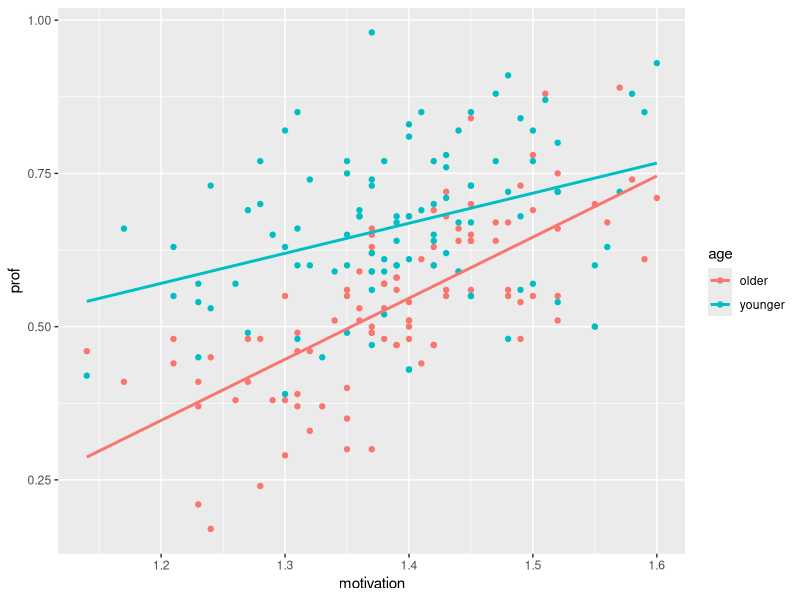
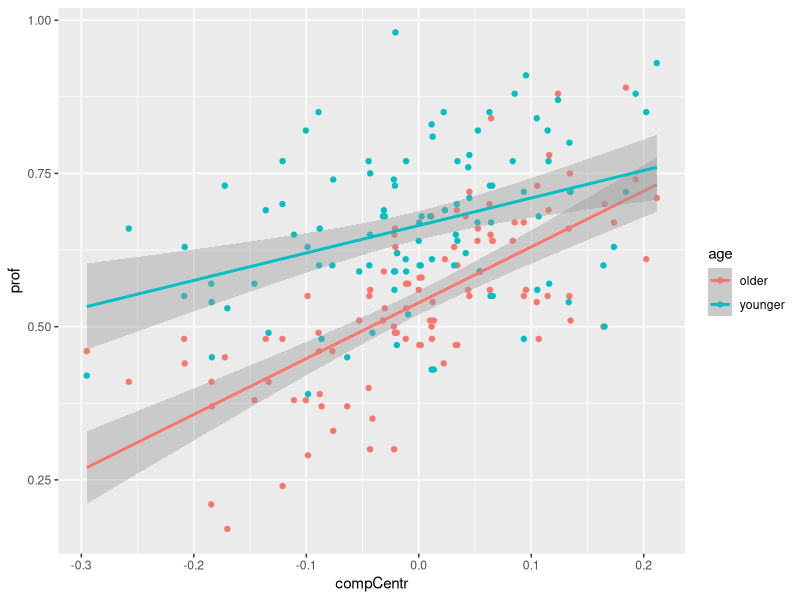
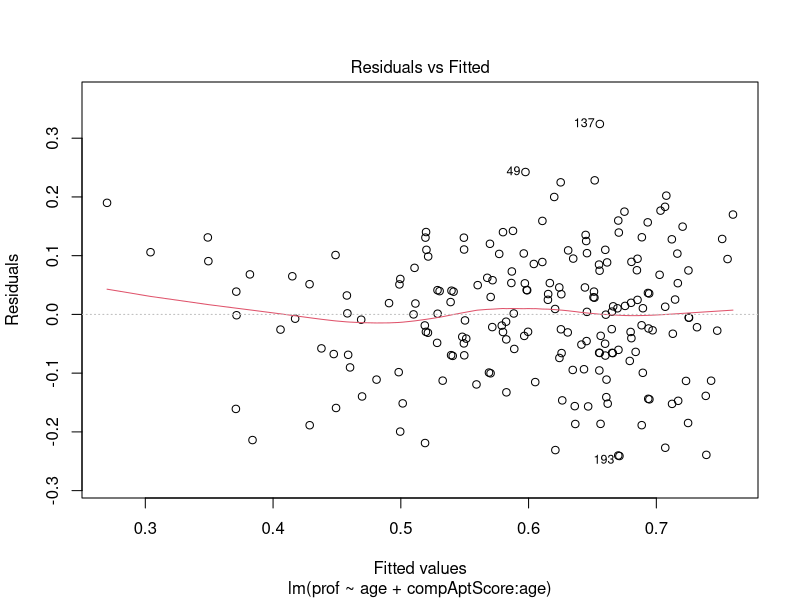
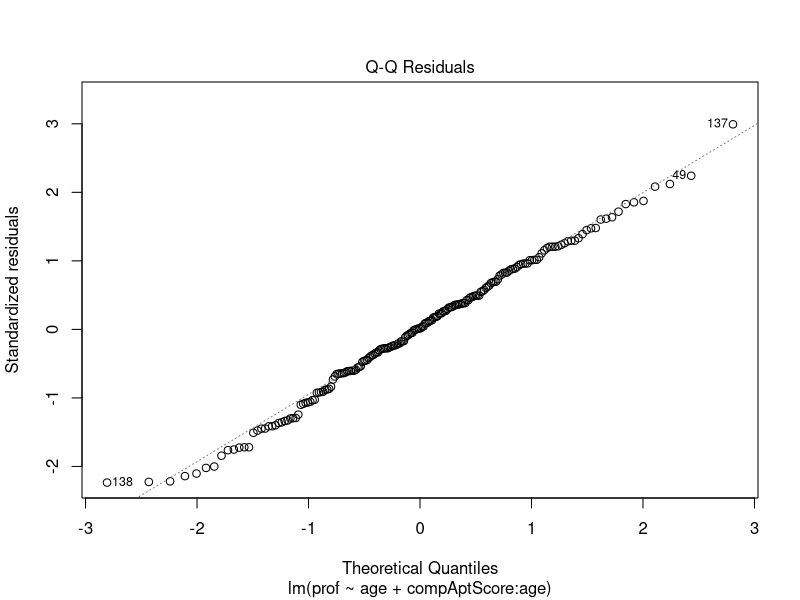
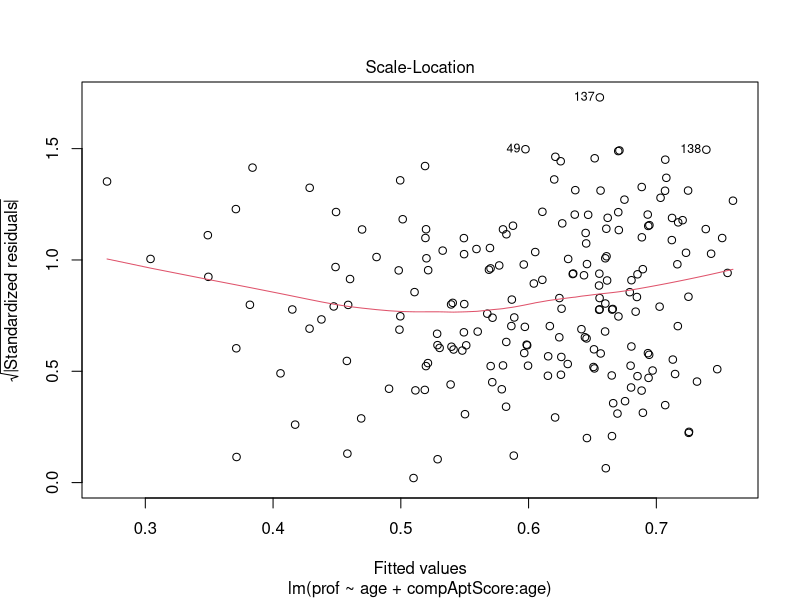
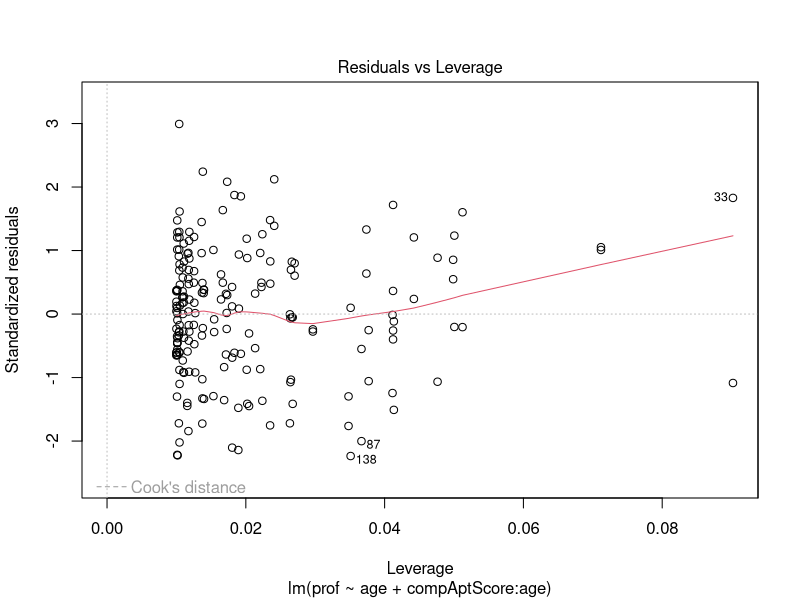

Reproduce these figures in R, in order.
## ---- chunk 1
knitr::opts_chunk$set(echo = TRUE)
## ---- chunk 2
library(tidyverse)
library(dbplyr)
library(readr)
lang_data <- read_csv("data_raw/lang_data_raw.csv")

head(lang_data)
## ---- chunk 3

head(lang_data)

## ---- chunk 4
#6 tidying the data: seperating id into three new columns(variables)
lang_data1 <- lang_data %>% 
  separate(id, into = c("participant", "gender", "age"), sep = "_", remove = T)
## ---- chunk 5
lang_data1 %>%
  select(., -iq, -gender, -participant) %>% 
  ggplot(., aes(x = motivation, y = prof, color = age)) +
  geom_point() +
  geom_smooth(method=lm, se=FALSE)

## ---- chunk 6
centr_lang_data <- lang_data1 %>%
  mutate(compAptScore = log(iq / 80) + log(motivation), 
         compCentr = compAptScore - mean(compAptScore))
## ---- chunk 7
centr_lang_data %>% 
  group_by(., age) %>%
  summarize(., mean_prof = mean(prof), sd_prof = sd(prof),
            mean_compAptScore = mean(compAptScore), sd_compAptScore = sd(compAptScore)) %>%
  knitr::kable(digits = 2)
## ---- chunk 8
centr_lang_data %>% 
  ggplot(., aes(x = compCentr, y = prof, color = age)) +
  geom_point() +
  geom_smooth(method = lm)
## ---- chunk 9
prof_compAptScore <- lm(prof ~ age + compAptScore:age, data = centr_lang_data)
summary(prof_compAptScore)
## ---- chunk 10
plot(prof_compAptScore)
## ---- chunk 11
